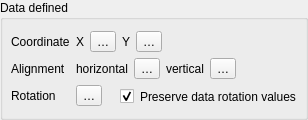
                       <widget class="QgsCollapsibleGroupBox" name="mPlacementDDGroupBox">
                        <property name="title">
                         <string>Data defined</string>
                        </property>
                        <property name="flat">
                         <bool>false</bool>
                        </property>
                        <property name="syncGroup" stdset="0">
                         <string notr="true">labelplacementgroup</string>
                        </property>
                        <layout class="QGridLayout" name="gridLayout_4">
                         <property name="leftMargin">
                          <number>8</number>
                         </property>
                         <property name="rightMargin">
                          <number>8</number>
                         </property>
                         <item row="1" column="0">
                          <widget class="QLabel" name="mCoordAlignmentLabel">
                           <property name="text">
                            <string>Alignment</string>
                           </property>
                          </widget>
                         </item>
                         <item row="0" column="0">
                          <widget class="QLabel" name="mCoordLabel">
                           <property name="text">
                            <string>Coordinate</string>
                           </property>
                          </widget>
                         </item>
                         <item row="2" column="0">
                          <widget class="QLabel" name="mCoordRotationLabel">
                           <property name="text">
                            <string>Rotation</string>
                           </property>
                          </widget>
                         </item>
                         <item row="1" column="1">
                          <widget class="QFrame" name="mCoordAlignmentFrame">
                           <layout class="QHBoxLayout" name="horizontalLayout_27">
                            <property name="leftMargin">
                             <number>0</number>
                            </property>
                            <property name="topMargin">
                             <number>0</number>
                            </property>
                            <property name="rightMargin">
                             <number>0</number>
                            </property>
                            <property name="bottomMargin">
                             <number>0</number>
                            </property>
                            <item>
                             <widget class="QLabel" name="mCoordAlignmentHLabel">
                              <property name="sizePolicy">
                               <sizepolicy hsizetype="Maximum" vsizetype="Preferred">
                                <horstretch>0</horstretch>
                                <verstretch>0</verstretch>
                               </sizepolicy>
                              </property>
                              <property name="text">
                               <string>horizontal</string>
                              </property>
                             </widget>
                            </item>
                            <item>
                             <widget class="QgsPropertyOverrideButton" name="mCoordAlignmentHDDBtn">
                              <property name="text">
                               <string>…</string>
                              </property>
                             </widget>
                            </item>
                            <item>
                             <widget class="QLabel" name="mCoordAlignmentVLabel">
                              <property name="sizePolicy">
                               <sizepolicy hsizetype="Maximum" vsizetype="Preferred">
                                <horstretch>0</horstretch>
                                <verstretch>0</verstretch>
                               </sizepolicy>
                              </property>
                              <property name="text">
                               <string>vertical</string>
                              </property>
                             </widget>
                            </item>
                            <item>
                             <widget class="QgsPropertyOverrideButton" name="mCoordAlignmentVDDBtn">
                              <property name="text">
                               <string>…</string>
                              </property>
                             </widget>
                            </item>
                            <item>
                             <spacer name="horizontalSpacer_21">
                              <property name="orientation">
                               <enum>Qt::Horizontal</enum>
                              </property>
                              <property name="sizeHint" stdset="0">
                               <size>
                                <width>0</width>
                                <height>20</height>
                               </size>
                              </property>
                             </spacer>
                            </item>
                           </layout>
                          </widget>
                         </item>
                         <item row="0" column="1">
                          <layout class="QHBoxLayout" name="horizontalLayout_22">
                           <item>
                            <widget class="QLabel" name="mCoordXLabel">
                             <property name="sizePolicy">
                              <sizepolicy hsizetype="Maximum" vsizetype="Preferred">
                               <horstretch>0</horstretch>
                               <verstretch>0</verstretch>
                              </sizepolicy>
                             </property>
                             <property name="text">
                              <string>X</string>
                             </property>
                            </widget>
                           </item>
                           <item>
                            <widget class="QgsPropertyOverrideButton" name="mCoordXDDBtn">
                             <property name="text">
                              <string>…</string>
                             </property>
                            </widget>
                           </item>
                           <item>
                            <widget class="QLabel" name="mCoordYLabel">
                             <property name="sizePolicy">
                              <sizepolicy hsizetype="Maximum" vsizetype="Preferred">
                               <horstretch>0</horstretch>
                               <verstretch>0</verstretch>
                              </sizepolicy>
                             </property>
                             <property name="text">
                              <string>Y</string>
                             </property>
                            </widget>
                           </item>
                           <item>
                            <widget class="QgsPropertyOverrideButton" name="mCoordYDDBtn">
                             <property name="text">
                              <string>…</string>
                             </property>
                            </widget>
                           </item>
                           <item>
                            <spacer name="horizontalSpacer_22">
                             <property name="orientation">
                              <enum>Qt::Horizontal</enum>
                             </property>
                             <property name="sizeHint" stdset="0">
                              <size>
                               <width>0</width>
                               <height>20</height>
                              </size>
                             </property>
                            </spacer>
                           </item>
                          </layout>
                         </item>
                         <item row="2" column="1">
                          <layout class="QHBoxLayout" name="horizontalLayout_25">
                           <item>
                            <widget class="QgsPropertyOverrideButton" name="mCoordRotationDDBtn">
                             <property name="text">
                              <string>…</string>
                             </property>
                            </widget>
                           </item>
                           <item>
                            <widget class="QCheckBox" name="chkPreserveRotation">
                             <property name="toolTip">
                              <string>Uncheck to write labeling engine derived rotation on pin and NULL on unpin</string>
                             </property>
                             <property name="styleSheet">
                              <string notr="true">margin-left: 12px; margin-top: 3px;</string>
                             </property>
                             <property name="text">
                              <string>Preserve data rotation values</string>
                             </property>
                             <property name="checked">
                              <bool>true</bool>
                             </property>
                            </widget>
                           </item>
                          </layout>
                         </item>
                        </layout>
                       </widget>
